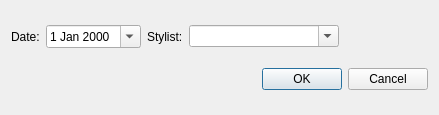
<?xml version="1.0" encoding="UTF-8"?>
<ui version="4.0">
 <class>ApptbyStylistReportDialog</class>
 <widget class="QDialog" name="ApptbyStylistReportDialog">
  <property name="geometry">
   <rect>
    <x>0</x>
    <y>0</y>
    <width>439</width>
    <height>115</height>
   </rect>
  </property>
  <property name="windowTitle">
   <string>Appointments by Stylist Report</string>
  </property>
  <layout class="QVBoxLayout" name="verticalLayout">
   <item>
    <layout class="QHBoxLayout" name="horizontalLayout">
     <item>
      <widget class="QLabel" name="label_3">
       <property name="text">
        <string>Date:</string>
       </property>
      </widget>
     </item>
     <item>
      <widget class="QDateEdit" name="employee_day_date_dateEdit">
       <property name="calendarPopup">
        <bool>true</bool>
       </property>
      </widget>
     </item>
     <item alignment="Qt::AlignLeft">
      <widget class="QLabel" name="label">
       <property name="text">
        <string>Stylist:</string>
       </property>
      </widget>
     </item>
     <item>
      <widget class="QComboBox" name="stylist_comboBox">
       <property name="minimumSize">
        <size>
         <width>150</width>
         <height>0</height>
        </size>
       </property>
       <property name="editable">
        <bool>true</bool>
       </property>
       <property name="maxVisibleItems">
        <number>20</number>
       </property>
      </widget>
     </item>
     <item>
      <spacer name="horizontalSpacer">
       <property name="orientation">
        <enum>Qt::Horizontal</enum>
       </property>
       <property name="sizeHint" stdset="0">
        <size>
         <width>40</width>
         <height>20</height>
        </size>
       </property>
      </spacer>
     </item>
    </layout>
   </item>
   <item>
    <widget class="QDialogButtonBox" name="buttonBox">
     <property name="orientation">
      <enum>Qt::Horizontal</enum>
     </property>
     <property name="standardButtons">
      <set>QDialogButtonBox::Cancel|QDialogButtonBox::Ok</set>
     </property>
    </widget>
   </item>
  </layout>
 </widget>
 <resources/>
 <connections>
  <connection>
   <sender>buttonBox</sender>
   <signal>accepted()</signal>
   <receiver>ApptbyStylistReportDialog</receiver>
   <slot>accept()</slot>
   <hints>
    <hint type="sourcelabel">
     <x>248</x>
     <y>254</y>
    </hint>
    <hint type="destinationlabel">
     <x>157</x>
     <y>274</y>
    </hint>
   </hints>
  </connection>
  <connection>
   <sender>buttonBox</sender>
   <signal>rejected()</signal>
   <receiver>ApptbyStylistReportDialog</receiver>
   <slot>reject()</slot>
   <hints>
    <hint type="sourcelabel">
     <x>316</x>
     <y>260</y>
    </hint>
    <hint type="destinationlabel">
     <x>286</x>
     <y>274</y>
    </hint>
   </hints>
  </connection>
 </connections>
</ui>
